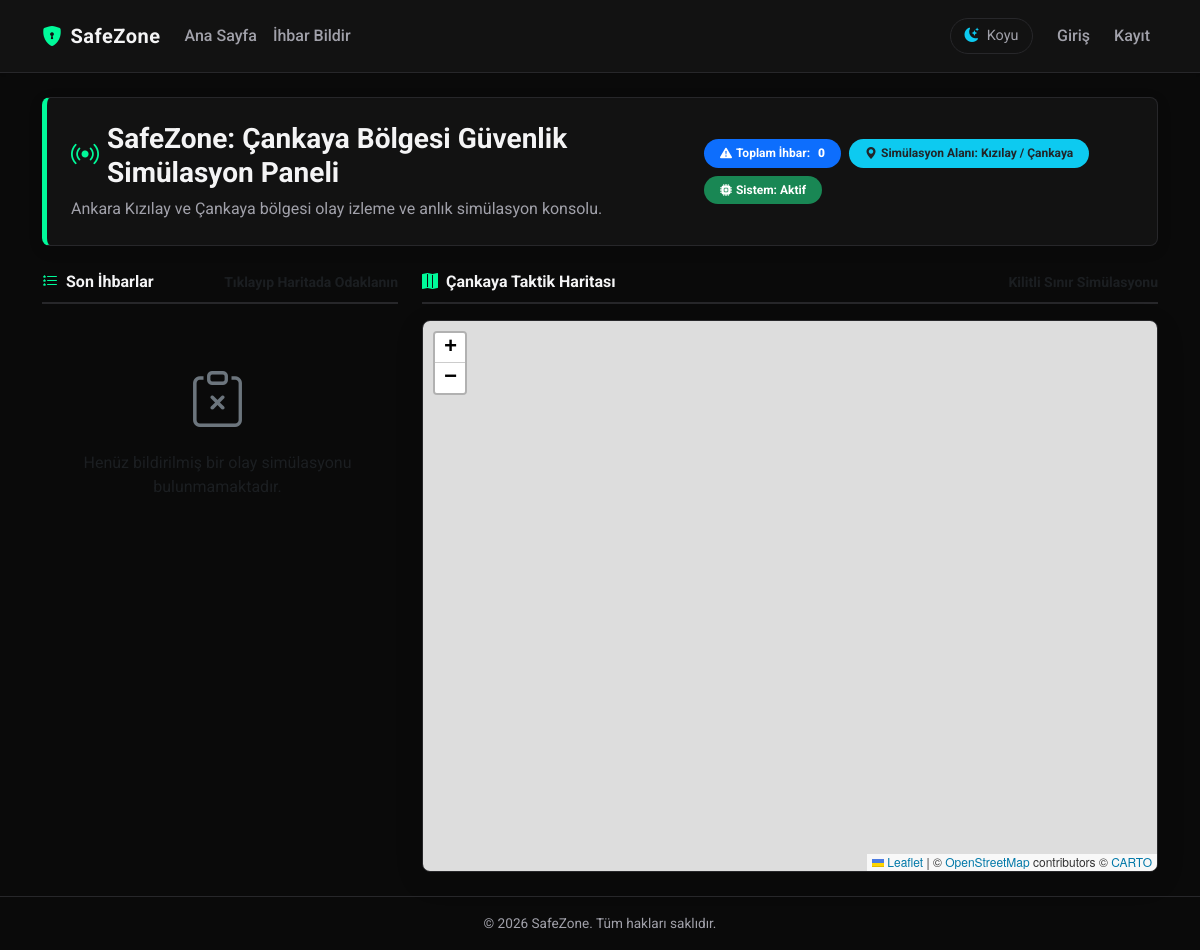
Before: / with the older database file.
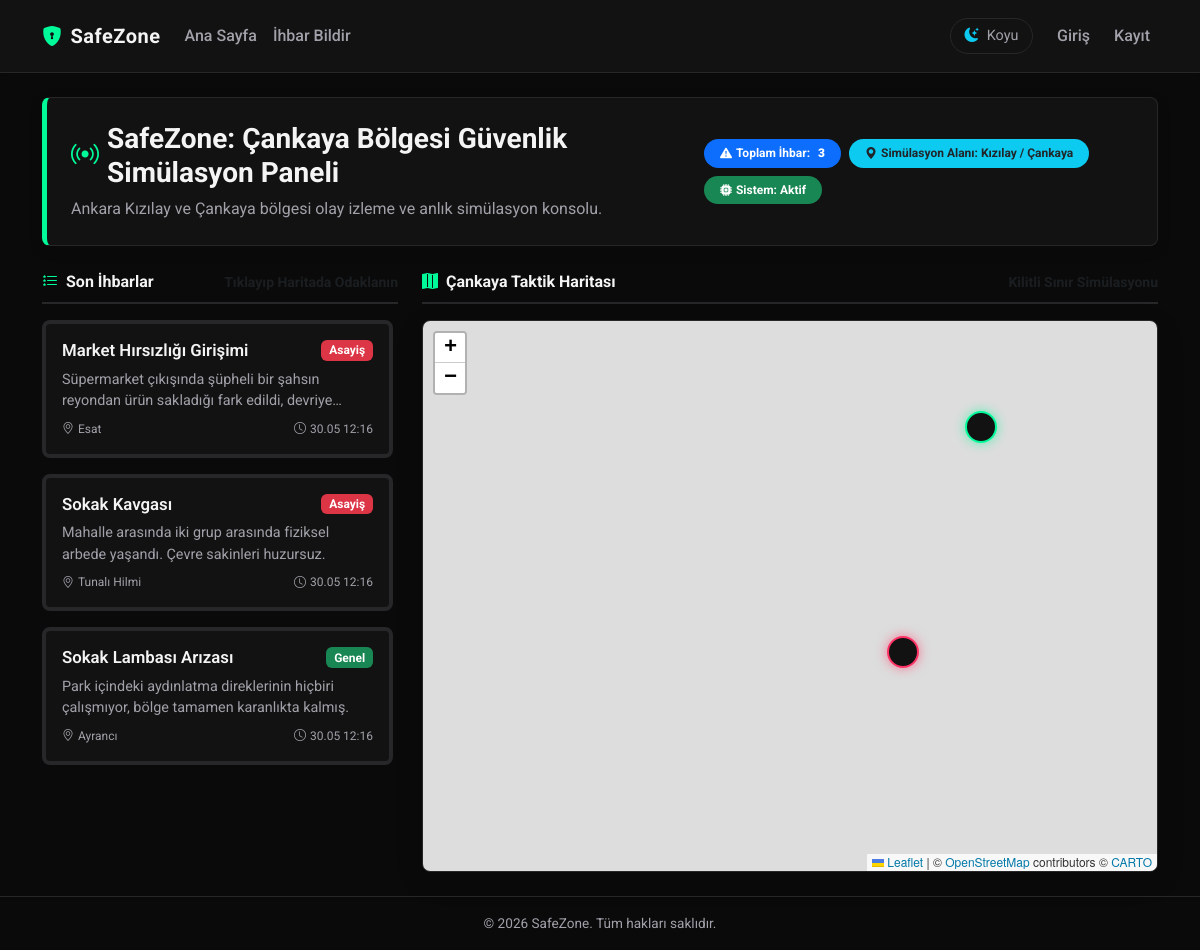
After: the same page with the newer database file.
### app/models.py (models this page shows, shortened)
class Incident(db.Model):
    __tablename__ = 'incident'
    id = db.Column(db.Integer, primary_key=True)
    title = db.Column(db.String(150), nullable=False)
    description = db.Column(db.Text)
    category = db.Column(db.String(50), nullable=False)
    neighborhood_name = db.Column(db.String(100), nullable=False)
    latitude = db.Column(db.Float)
    longitude = db.Column(db.Float)
    created_at = db.Column(db.DateTime, nullable=False, default=datetime.utcnow)
    user_id = db.Column(db.Integer, db.ForeignKey('user.id'), nullable=False)

### app/main/routes.py (the view)
@main_bp.route('/')
def index():
    page = request.args.get('page', 1, type=int)
    all_incidents = Incident.query.order_by(Incident.created_at.desc()).all()
    pagination = Incident.query.order_by(Incident.created_at.desc()).paginate(page=page, per_page=5, error_out=False)
    incidents = pagination.items
    return render_template('main/index.html', incidents=incidents, pagination=pagination, all_incidents=all_incidents)

### app/templates/main/index.html (shortened to what this page needs)
{% extends "base.html" %}
{% block content %}
    <link rel="stylesheet" href="https://unpkg.com/leaflet@1.9.4/dist/leaflet.css" />
    <div class="simulation-banner p-4 mb-4 d-flex flex-column flex-md-row justify-content-between align-items-md-center gap-3">
        <div>
            <h1 class="h3 mb-2 text-white fw-bold d-flex align-items-center gap-2" style="color: var(--text-color) !important;">
                <i class="bi bi-broadcast text-danger animate-pulse" style="color: var(--accent-color) !important;"></i>
                SafeZone: Çankaya Bölgesi Güvenlik Simülasyon Paneli
            </h1>
            <p class="text-muted mb-0" style="color: var(--text-muted) !important;">Ankara Kızılay ve Çankaya bölgesi olay izleme ve anlık simülasyon konsolu.</p>
        </div>
        <div class="d-flex flex-wrap align-items-center gap-2">
            <span class="badge bg-primary px-3 py-2 rounded-pill d-flex align-items-center gap-1">
                <i class="bi bi-exclamation-triangle-fill"></i>
                Toplam İhbar: <strong class="ms-1">{{ all_incidents|length }}</strong>
            </span>
            <span class="badge bg-info text-dark px-3 py-2 rounded-pill d-flex align-items-center gap-1">
                <i class="bi bi-geo-alt-fill"></i>
                Simülasyon Alanı: Kızılay / Çankaya
            </span>
            <span class="badge bg-success px-3 py-2 rounded-pill d-flex align-items-center gap-1">
                <i class="bi bi-cpu-fill"></i>
                Sistem: Aktif
            </span>
        </div>
    </div>
    <div class="row g-4">
        <div class="col-lg-4">
            <div class="incident-list-header mb-3 d-flex justify-content-between align-items-center">
                <span><i class="bi bi-list-stars me-2 text-info" style="color: var(--accent-color) !important;"></i>Son İhbarlar</span>
                <small class="text-muted">Tıklayıp Haritada Odaklanın</small>
            </div>
            <div class="scrollable-incident-list">
                {% for incident in incidents %}
                    {% if incident.category in ['Asayiş', 'Hırsızlık', 'Saldırı', 'Gasp'] %}
                        {% set border_color = 'danger' %}
                    {% elif incident.category in ['Trafik', 'Kaza', 'Yol Kapanması'] %}
                        {% set border_color = 'warning' %}
                    {% elif incident.category in ['Şüpheli Durum', 'Kayıp'] %}
                        {% set border_color = 'info' %}
                    {% else %}
                        {% set border_color = 'success' %}
                    {% endif %}
                    <div class="card incident-card mb-3 border-start border-{{ border_color }} border-4"
                         onclick="focusIncident({{ incident.id }}, {{ incident.latitude }}, {{ incident.longitude }})">
                        <div class="card-body p-3">
                            <div class="d-flex justify-content-between align-items-start mb-2">
                                <h3 class="incident-card-title mb-0">{{ incident.title }}</h3>
                                <span class="badge bg-{{ border_color }} ms-2">{{ incident.category }}</span>
                            </div>
                            <p class="incident-card-desc mb-2">{{ incident.description }}</p>
                            <div class="d-flex justify-content-between align-items-center text-muted" style="font-size: 0.75rem; color: var(--text-muted) !important;">
                                <span><i class="bi bi-geo-alt me-1"></i>{{ incident.neighborhood_name }}</span>
                                <span><i class="bi bi-clock me-1"></i>{{ incident.created_at.strftime('%d.%m %H:%M') }}</span>
                            </div>
                        </div>
                    </div>
                {% else %}
                    <div class="text-center py-5 text-muted">
                        <i class="bi bi-clipboard-x display-4 mb-3 d-block text-secondary"></i>
                        Henüz bildirilmiş bir olay simülasyonu bulunmamaktadır.
                    </div>
                {% endfor %}
            </div>
        </div>
        <div class="col-lg-8">
            <div class="incident-list-header mb-3 d-flex justify-content-between align-items-center">
                <span><i class="bi bi-map-fill me-2 text-info" style="color: var(--accent-color) !important;"></i>Çankaya Taktik Haritası</span>
                <small class="text-muted">Kilitli Sınır Simülasyonu</small>
            </div>
            <div class="map-wrapper">
                <div id="map"></div>
            </div>
        </div>
    </div>
{% endblock %}

### app/templates/base.html (shortened to what this page needs)
<!DOCTYPE html>
<html lang="tr">
<head>
    <link href="https://cdn.jsdelivr.net/npm/bootstrap@5.3.0/dist/css/bootstrap.min.css" rel="stylesheet">
    <link rel="stylesheet" href="https://cdn.jsdelivr.net/npm/bootstrap-icons@1.11.3/font/bootstrap-icons.min.css">
</head>
<body>
    <nav class="navbar navbar-expand-lg navbar-dark navbar-institutional py-3">
        <div class="container">
            <a class="navbar-brand d-flex align-items-center gap-2" href="{{ url_for('main.index') }}">
                <i class="bi bi-shield-lock-fill text-primary" style="color: var(--accent-color) !important;"></i>
                SafeZone
            </a>
            <div class="collapse navbar-collapse" id="navbarNav">
                <ul class="navbar-nav me-auto mb-2 mb-lg-0">
                    <li class="nav-item">
                        <a class="nav-link" href="{{ url_for('main.index') }}">Ana Sayfa</a>
                    </li>
                    <li class="nav-item">
                        <a class="nav-link" href="#">İhbar Bildir</a>
                    </li>
                </ul>
                <ul class="navbar-nav ms-auto align-items-lg-center gap-2">
                    <li class="nav-item me-lg-2 my-2 my-lg-0">
                        <button id="theme-toggle" class="theme-toggle-btn">
                            <i id="theme-toggle-icon" class="bi bi-moon-stars-fill"></i>
                            <span id="theme-toggle-text">Koyu</span>
                        </button>
                    </li>
                    {% if current_user.is_authenticated %}
                        <li class="nav-item">
                            <a class="nav-link" href="{{ url_for('auth.profile') }}">Profil</a>
                        </li>
                        <li class="nav-item">
                            <a class="nav-link" href="{{ url_for('auth.logout') }}">Çıkış Yap</a>
                        </li>
                    {% else %}
                        <li class="nav-item">
                            <a class="nav-link" href="{{ url_for('auth.login') }}">Giriş</a>
                        </li>
                        <li class="nav-item">
                            <a class="nav-link" href="{{ url_for('auth.register') }}">Kayıt</a>
                        </li>
                    {% endif %}
                </ul>
            </div>
        </div>
    </nav>
    <main class="main-content container py-4">
        {% block content %}{% endblock %}
    </main>
    <footer class="footer-minimal py-3 text-center mt-auto">
        <div class="container">
            &copy; 2026 SafeZone. Tüm hakları saklıdır.
        </div>
    </footer>
</body>
</html>

### app/templates/base.html (style rules this page uses)
:root { --bg-color: #0a0a0a; --text-color: #f4f4f5; --text-muted: #a1a1aa; --accent-color: #00fa9a; --accent-hover: #20b2aa; --accent-glow: rgba(0, 250, 154, 0.25); --card-bg: #121212; --card-border: #27272a; --navbar-bg: #121212; --navbar-border: #27272a; --input-bg: #000000; --input-border: #27272a; --btn-primary-bg: #20b2aa; --btn-primary-text: #0a0a0a; --alert-bg: #18181b; --alert-border: #20b2aa; }
body { background-color: var(--bg-color); color: var(--text-color); font-family: 'Roboto', 'Segoe UI', Tahoma, Geneva, Verdana, sans-serif; min-height: 100vh; display: flex; flex-direction: column; transition: background-color 0.3s ease, color 0.3s ease; }
.navbar-institutional { background-color: var(--navbar-bg) !important; border-bottom: 1px solid var(--navbar-border); box-shadow: 0 1px 3px rgba(0, 0, 0, 0.1); transition: background-color 0.3s ease, border-color 0.3s ease; }
.navbar-institutional .navbar-brand { color: var(--text-color) !important; font-weight: 700; letter-spacing: 0.5px; }
.navbar-institutional .nav-link { color: var(--text-muted) !important; font-weight: 500; transition: color 0.2s ease; }
.main-content { flex: 1; }
.footer-minimal { border-top: 1px solid var(--navbar-border); color: var(--text-muted); font-size: 0.85rem; transition: border-color 0.3s ease, color 0.3s ease; }
.card { background-color: var(--card-bg) !important; border-color: var(--card-border) !important; color: var(--text-color) !important; transition: background-color 0.3s ease, border-color 0.3s ease, color 0.3s ease, box-shadow 0.3s ease, transform 0.25s ease; }
.theme-toggle-btn { background: none; border: 1px solid var(--navbar-border); color: var(--text-muted); padding: 0.4rem 0.85rem; border-radius: 20px; cursor: pointer; display: flex; align-items: center; gap: 0.5rem; font-size: 0.9rem; transition: all 0.25s ease; }

### app/templates/main/index.html (style rules this page uses)
.simulation-banner { background-color: var(--card-bg); border: 1px solid var(--card-border); border-left: 5px solid var(--accent-color); border-radius: 8px; box-shadow: 0 4px 15px rgba(0, 0, 0, 0.1); transition: all 0.3s ease; }
.animate-pulse { animation: pulse 2s cubic-bezier(0.4, 0, 0.6, 1) infinite; }
.incident-list-header { font-weight: 700; color: var(--text-color); border-bottom: 2px solid var(--card-border); padding-bottom: 0.5rem; transition: color 0.3s ease, border-color 0.3s ease; }
.scrollable-incident-list { max-height: 550px; overflow-y: auto; padding-right: 5px; }
.incident-card { background-color: var(--card-bg); border: 1px solid var(--card-border); border-radius: 8px; transition: all 0.25s cubic-bezier(0.4, 0, 0.2, 1); cursor: pointer; }
.incident-card-title { font-size: 1.05rem; font-weight: 600; color: var(--text-color); transition: color 0.3s ease; }
.incident-card-desc { font-size: 0.9rem; color: var(--text-muted); display: -webkit-box; -webkit-line-clamp: 2; -webkit-box-orient: vertical; overflow: hidden; text-overflow: ellipsis; transition: color 0.3s ease; }
.map-wrapper { border: 1px solid var(--card-border); border-radius: 8px; overflow: hidden; box-shadow: 0 8px 30px rgba(0, 0, 0, 0.1); transition: border-color 0.3s ease; }
#map { width: 100%; height: 550px; z-index: 1; }

Changed rows visible on the page:
added Incident: title "Market Hırsızlığı Girişimi", category "Asayiş", description "Süpermarket çıkışında şüpheli bir şahsın reyondan ürün sakladığı fark edildi,…", neighborhood_name "Esat", created_at "30.05 12:16"
added Incident: title "Sokak Kavgası", category "Asayiş", description "Mahalle arasında iki grup arasında fiziksel arbede yaşandı. Çevre sakinleri huzursuz.", neighborhood_name "Tunalı Hilmi", created_at "30.05 12:16"
added Incident: title "Sokak Lambası Arızası", category "Genel", description "Park içindeki aydınlatma direklerinin hiçbiri çalışmıyor, bölge tamamen karanlıkta kalmış.", neighborhood_name "Ayrancı", created_at "30.05 12:16"
Other visible differences:
{{ all_incidents|length }}: "0" → "3"
text no longer shown: "Henüz bildirilmiş bir olay simülasyonu bulunmamaktadır."
